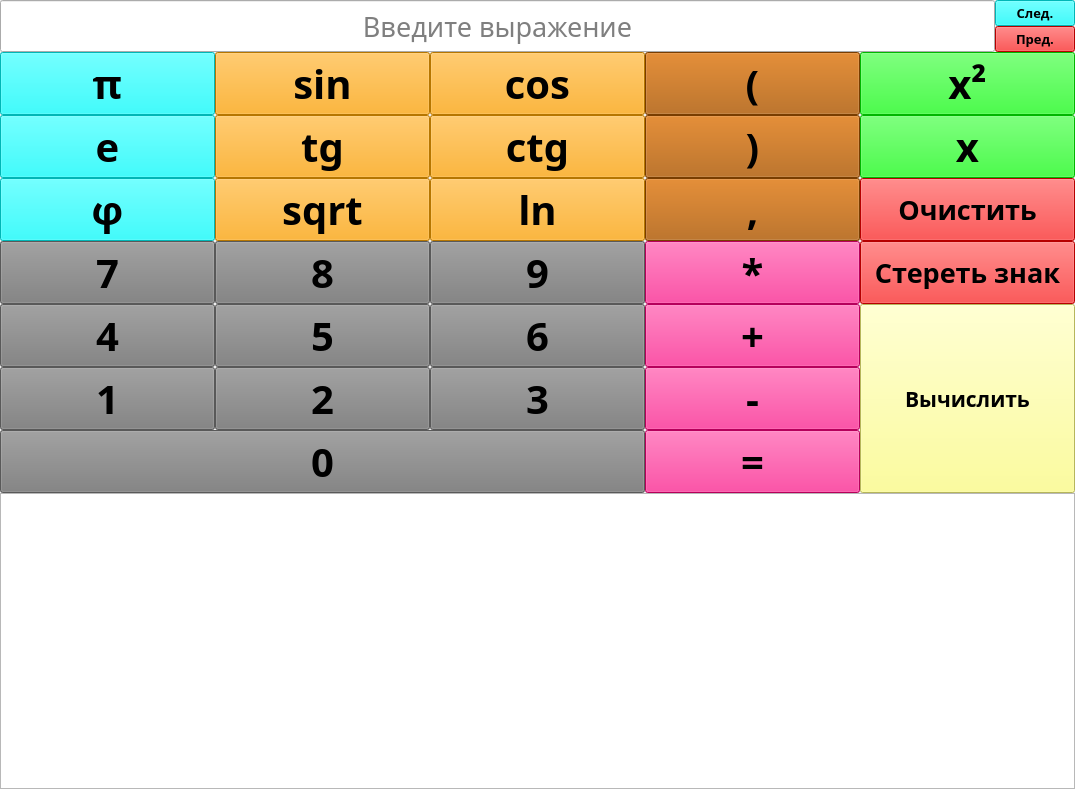
<?xml version="1.0" encoding="UTF-8"?>
<ui version="4.0">
 <class>MainWindow</class>
 <widget class="QMainWindow" name="MainWindow">
  <property name="enabled">
   <bool>true</bool>
  </property>
  <property name="geometry">
   <rect>
    <x>0</x>
    <y>0</y>
    <width>1075</width>
    <height>789</height>
   </rect>
  </property>
  <property name="sizePolicy">
   <sizepolicy hsizetype="Expanding" vsizetype="Expanding">
    <horstretch>0</horstretch>
    <verstretch>0</verstretch>
   </sizepolicy>
  </property>
  <property name="minimumSize">
   <size>
    <width>0</width>
    <height>0</height>
   </size>
  </property>
  <property name="maximumSize">
   <size>
    <width>16777215</width>
    <height>16777215</height>
   </size>
  </property>
  <property name="font">
   <font>
    <family>Trebuchet MS</family>
   </font>
  </property>
  <property name="windowTitle">
   <string>Решатель квадратных уравнений</string>
  </property>
  <property name="windowIcon">
   <iconset>
    <normaloff>../../../img/icon.png</normaloff>../../../img/icon.png</iconset>
  </property>
  <property name="tabShape">
   <enum>QTabWidget::Rounded</enum>
  </property>
  <widget class="QWidget" name="centralwidget">
   <property name="sizePolicy">
    <sizepolicy hsizetype="Expanding" vsizetype="Expanding">
     <horstretch>0</horstretch>
     <verstretch>0</verstretch>
    </sizepolicy>
   </property>
   <layout class="QGridLayout" name="gridLayout">
    <property name="leftMargin">
     <number>0</number>
    </property>
    <property name="topMargin">
     <number>0</number>
    </property>
    <property name="rightMargin">
     <number>0</number>
    </property>
    <property name="bottomMargin">
     <number>0</number>
    </property>
    <property name="spacing">
     <number>0</number>
    </property>
    <item row="0" column="0">
     <layout class="QVBoxLayout" name="verticalLayout_7">
      <property name="spacing">
       <number>0</number>
      </property>
      <item>
       <layout class="QHBoxLayout" name="horizontalLayout_3">
        <property name="spacing">
         <number>0</number>
        </property>
        <item>
         <widget class="QLineEdit" name="inputField">
          <property name="sizePolicy">
           <sizepolicy hsizetype="Expanding" vsizetype="Minimum">
            <horstretch>0</horstretch>
            <verstretch>0</verstretch>
           </sizepolicy>
          </property>
          <property name="font">
           <font>
            <pointsize>20</pointsize>
           </font>
          </property>
          <property name="focusPolicy">
           <enum>Qt::NoFocus</enum>
          </property>
          <property name="alignment">
           <set>Qt::AlignCenter</set>
          </property>
          <property name="placeholderText">
           <string>Введите выражение</string>
          </property>
         </widget>
        </item>
        <item>
         <layout class="QVBoxLayout" name="verticalLayout_9">
          <property name="spacing">
           <number>0</number>
          </property>
          <item>
           <widget class="QPushButton" name="nextButton">
            <property name="sizePolicy">
             <sizepolicy hsizetype="Minimum" vsizetype="Minimum">
              <horstretch>0</horstretch>
              <verstretch>0</verstretch>
             </sizepolicy>
            </property>
            <property name="font">
             <font>
              <pointsize>10</pointsize>
              <weight>75</weight>
              <bold>true</bold>
             </font>
            </property>
            <property name="styleSheet">
             <string notr="true">background-color: rgb(0, 255, 255);</string>
            </property>
            <property name="text">
             <string>След.</string>
            </property>
           </widget>
          </item>
          <item>
           <widget class="QPushButton" name="previousButton">
            <property name="sizePolicy">
             <sizepolicy hsizetype="Minimum" vsizetype="Minimum">
              <horstretch>0</horstretch>
              <verstretch>0</verstretch>
             </sizepolicy>
            </property>
            <property name="font">
             <font>
              <pointsize>10</pointsize>
              <weight>75</weight>
              <bold>true</bold>
             </font>
            </property>
            <property name="styleSheet">
             <string notr="true">background-color: rgb(255, 0, 0);</string>
            </property>
            <property name="text">
             <string>Пред.</string>
            </property>
           </widget>
          </item>
         </layout>
        </item>
       </layout>
      </item>
      <item>
       <layout class="QGridLayout" name="gridLayout_2">
        <property name="spacing">
         <number>0</number>
        </property>
        <item row="11" column="1">
         <widget class="QPushButton" name="sqrtButton">
          <property name="sizePolicy">
           <sizepolicy hsizetype="Expanding" vsizetype="Minimum">
            <horstretch>0</horstretch>
            <verstretch>0</verstretch>
           </sizepolicy>
          </property>
          <property name="font">
           <font>
            <pointsize>30</pointsize>
            <weight>75</weight>
            <bold>true</bold>
           </font>
          </property>
          <property name="styleSheet">
           <string notr="true">background-color: rgb(255, 165, 0);</string>
          </property>
          <property name="text">
           <string>sqrt</string>
          </property>
         </widget>
        </item>
        <item row="6" column="0">
         <widget class="QPushButton" name="eButton">
          <property name="sizePolicy">
           <sizepolicy hsizetype="Expanding" vsizetype="Minimum">
            <horstretch>0</horstretch>
            <verstretch>0</verstretch>
           </sizepolicy>
          </property>
          <property name="font">
           <font>
            <pointsize>30</pointsize>
            <weight>75</weight>
            <bold>true</bold>
           </font>
          </property>
          <property name="styleSheet">
           <string notr="true">background-color: rgb(0, 255, 255);</string>
          </property>
          <property name="text">
           <string>e</string>
          </property>
         </widget>
        </item>
        <item row="21" column="3">
         <widget class="QPushButton" name="equalsButton">
          <property name="sizePolicy">
           <sizepolicy hsizetype="Minimum" vsizetype="Expanding">
            <horstretch>0</horstretch>
            <verstretch>0</verstretch>
           </sizepolicy>
          </property>
          <property name="font">
           <font>
            <pointsize>30</pointsize>
            <weight>75</weight>
            <bold>true</bold>
           </font>
          </property>
          <property name="styleSheet">
           <string notr="true">background-color: rgb(255, 0, 127);</string>
          </property>
          <property name="text">
           <string>=</string>
          </property>
         </widget>
        </item>
        <item row="6" column="3">
         <widget class="QPushButton" name="rightBracketButton">
          <property name="sizePolicy">
           <sizepolicy hsizetype="Expanding" vsizetype="Minimum">
            <horstretch>0</horstretch>
            <verstretch>0</verstretch>
           </sizepolicy>
          </property>
          <property name="font">
           <font>
            <pointsize>30</pointsize>
            <weight>75</weight>
            <bold>true</bold>
           </font>
          </property>
          <property name="styleSheet">
           <string notr="true">background-color: rgb(170, 85, 0);</string>
          </property>
          <property name="text">
           <string>)</string>
          </property>
         </widget>
        </item>
        <item row="17" column="3">
         <widget class="QPushButton" name="plusButton">
          <property name="sizePolicy">
           <sizepolicy hsizetype="Minimum" vsizetype="Expanding">
            <horstretch>0</horstretch>
            <verstretch>0</verstretch>
           </sizepolicy>
          </property>
          <property name="font">
           <font>
            <pointsize>30</pointsize>
            <weight>75</weight>
            <bold>true</bold>
           </font>
          </property>
          <property name="styleSheet">
           <string notr="true">background-color: rgb(255, 0, 127);</string>
          </property>
          <property name="text">
           <string>+</string>
          </property>
         </widget>
        </item>
        <item row="20" column="2">
         <widget class="QPushButton" name="number3Button">
          <property name="sizePolicy">
           <sizepolicy hsizetype="Minimum" vsizetype="Expanding">
            <horstretch>0</horstretch>
            <verstretch>0</verstretch>
           </sizepolicy>
          </property>
          <property name="font">
           <font>
            <pointsize>30</pointsize>
            <weight>75</weight>
            <bold>true</bold>
           </font>
          </property>
          <property name="styleSheet">
           <string notr="true">background-color: rgb(125, 125, 125);</string>
          </property>
          <property name="text">
           <string>3</string>
          </property>
         </widget>
        </item>
        <item row="20" column="1">
         <widget class="QPushButton" name="number2Button">
          <property name="sizePolicy">
           <sizepolicy hsizetype="Minimum" vsizetype="Expanding">
            <horstretch>0</horstretch>
            <verstretch>0</verstretch>
           </sizepolicy>
          </property>
          <property name="font">
           <font>
            <pointsize>30</pointsize>
            <weight>75</weight>
            <bold>true</bold>
           </font>
          </property>
          <property name="styleSheet">
           <string notr="true">background-color: rgb(125, 125, 125);</string>
          </property>
          <property name="text">
           <string>2</string>
          </property>
         </widget>
        </item>
        <item row="17" column="0">
         <widget class="QPushButton" name="number4Button">
          <property name="sizePolicy">
           <sizepolicy hsizetype="Minimum" vsizetype="Expanding">
            <horstretch>0</horstretch>
            <verstretch>0</verstretch>
           </sizepolicy>
          </property>
          <property name="font">
           <font>
            <pointsize>30</pointsize>
            <weight>75</weight>
            <bold>true</bold>
           </font>
          </property>
          <property name="styleSheet">
           <string notr="true">background-color: rgb(125, 125, 125);</string>
          </property>
          <property name="text">
           <string>4</string>
          </property>
         </widget>
        </item>
        <item row="6" column="4">
         <widget class="QPushButton" name="xButton">
          <property name="sizePolicy">
           <sizepolicy hsizetype="Minimum" vsizetype="Expanding">
            <horstretch>0</horstretch>
            <verstretch>0</verstretch>
           </sizepolicy>
          </property>
          <property name="font">
           <font>
            <pointsize>30</pointsize>
            <weight>75</weight>
            <bold>true</bold>
           </font>
          </property>
          <property name="styleSheet">
           <string notr="true">background-color: rgb(0, 255, 0);</string>
          </property>
          <property name="text">
           <string>x</string>
          </property>
         </widget>
        </item>
        <item row="2" column="4">
         <widget class="QPushButton" name="xSquaredButton">
          <property name="sizePolicy">
           <sizepolicy hsizetype="Minimum" vsizetype="Expanding">
            <horstretch>0</horstretch>
            <verstretch>0</verstretch>
           </sizepolicy>
          </property>
          <property name="font">
           <font>
            <pointsize>30</pointsize>
            <weight>75</weight>
            <bold>true</bold>
           </font>
          </property>
          <property name="styleSheet">
           <string notr="true">background-color: rgb(0, 255, 0);</string>
          </property>
          <property name="text">
           <string>x²</string>
          </property>
         </widget>
        </item>
        <item row="16" column="0">
         <widget class="QPushButton" name="number7Button">
          <property name="sizePolicy">
           <sizepolicy hsizetype="Minimum" vsizetype="Expanding">
            <horstretch>0</horstretch>
            <verstretch>0</verstretch>
           </sizepolicy>
          </property>
          <property name="font">
           <font>
            <pointsize>30</pointsize>
            <weight>75</weight>
            <bold>true</bold>
           </font>
          </property>
          <property name="styleSheet">
           <string notr="true">background-color: rgb(125, 125, 125);</string>
          </property>
          <property name="text">
           <string>7</string>
          </property>
         </widget>
        </item>
        <item row="20" column="3">
         <widget class="QPushButton" name="minusButton">
          <property name="sizePolicy">
           <sizepolicy hsizetype="Minimum" vsizetype="Expanding">
            <horstretch>0</horstretch>
            <verstretch>0</verstretch>
           </sizepolicy>
          </property>
          <property name="font">
           <font>
            <pointsize>30</pointsize>
            <weight>75</weight>
            <bold>true</bold>
           </font>
          </property>
          <property name="styleSheet">
           <string notr="true">background-color: rgb(255, 0, 127);</string>
          </property>
          <property name="text">
           <string>-</string>
          </property>
         </widget>
        </item>
        <item row="16" column="3">
         <widget class="QPushButton" name="multiplyButton">
          <property name="sizePolicy">
           <sizepolicy hsizetype="Minimum" vsizetype="Expanding">
            <horstretch>0</horstretch>
            <verstretch>0</verstretch>
           </sizepolicy>
          </property>
          <property name="font">
           <font>
            <pointsize>30</pointsize>
            <weight>75</weight>
            <bold>true</bold>
           </font>
          </property>
          <property name="styleSheet">
           <string notr="true">background-color: rgb(255, 0, 127);</string>
          </property>
          <property name="text">
           <string>*</string>
          </property>
         </widget>
        </item>
        <item row="16" column="4">
         <widget class="QPushButton" name="deleteButton">
          <property name="sizePolicy">
           <sizepolicy hsizetype="Minimum" vsizetype="Expanding">
            <horstretch>0</horstretch>
            <verstretch>0</verstretch>
           </sizepolicy>
          </property>
          <property name="font">
           <font>
            <pointsize>20</pointsize>
            <weight>75</weight>
            <bold>true</bold>
           </font>
          </property>
          <property name="styleSheet">
           <string notr="true">background-color: rgb(255, 0, 0);</string>
          </property>
          <property name="text">
           <string>Стереть знак</string>
          </property>
         </widget>
        </item>
        <item row="11" column="4">
         <widget class="QPushButton" name="clearButton">
          <property name="sizePolicy">
           <sizepolicy hsizetype="Minimum" vsizetype="Expanding">
            <horstretch>0</horstretch>
            <verstretch>0</verstretch>
           </sizepolicy>
          </property>
          <property name="font">
           <font>
            <pointsize>20</pointsize>
            <weight>75</weight>
            <bold>true</bold>
           </font>
          </property>
          <property name="styleSheet">
           <string notr="true">background-color: rgb(255, 0, 0);</string>
          </property>
          <property name="text">
           <string>Очистить</string>
          </property>
         </widget>
        </item>
        <item row="16" column="1">
         <widget class="QPushButton" name="number8Button">
          <property name="sizePolicy">
           <sizepolicy hsizetype="Minimum" vsizetype="Expanding">
            <horstretch>0</horstretch>
            <verstretch>0</verstretch>
           </sizepolicy>
          </property>
          <property name="font">
           <font>
            <pointsize>30</pointsize>
            <weight>75</weight>
            <bold>true</bold>
           </font>
          </property>
          <property name="styleSheet">
           <string notr="true">background-color: rgb(125, 125, 125);</string>
          </property>
          <property name="text">
           <string>8</string>
          </property>
         </widget>
        </item>
        <item row="17" column="4" rowspan="5">
         <widget class="QPushButton" name="calculateButton">
          <property name="enabled">
           <bool>true</bool>
          </property>
          <property name="sizePolicy">
           <sizepolicy hsizetype="Expanding" vsizetype="Minimum">
            <horstretch>0</horstretch>
            <verstretch>0</verstretch>
           </sizepolicy>
          </property>
          <property name="font">
           <font>
            <pointsize>16</pointsize>
            <weight>75</weight>
            <italic>false</italic>
            <bold>true</bold>
            <underline>false</underline>
            <strikeout>false</strikeout>
            <kerning>true</kerning>
           </font>
          </property>
          <property name="acceptDrops">
           <bool>false</bool>
          </property>
          <property name="layoutDirection">
           <enum>Qt::LeftToRight</enum>
          </property>
          <property name="autoFillBackground">
           <bool>false</bool>
          </property>
          <property name="styleSheet">
           <string notr="true">background-color: rgb(255, 255, 127);
</string>
          </property>
          <property name="text">
           <string>Вычислить</string>
          </property>
          <property name="autoDefault">
           <bool>false</bool>
          </property>
          <property name="default">
           <bool>false</bool>
          </property>
          <property name="flat">
           <bool>false</bool>
          </property>
         </widget>
        </item>
        <item row="20" column="0">
         <widget class="QPushButton" name="number1Button">
          <property name="sizePolicy">
           <sizepolicy hsizetype="Minimum" vsizetype="Expanding">
            <horstretch>0</horstretch>
            <verstretch>0</verstretch>
           </sizepolicy>
          </property>
          <property name="font">
           <font>
            <pointsize>30</pointsize>
            <weight>75</weight>
            <bold>true</bold>
           </font>
          </property>
          <property name="styleSheet">
           <string notr="true">background-color: rgb(125, 125, 125);</string>
          </property>
          <property name="text">
           <string>1</string>
          </property>
         </widget>
        </item>
        <item row="2" column="2">
         <widget class="QPushButton" name="cosButton">
          <property name="sizePolicy">
           <sizepolicy hsizetype="Expanding" vsizetype="Minimum">
            <horstretch>0</horstretch>
            <verstretch>0</verstretch>
           </sizepolicy>
          </property>
          <property name="font">
           <font>
            <pointsize>30</pointsize>
            <weight>75</weight>
            <bold>true</bold>
           </font>
          </property>
          <property name="styleSheet">
           <string notr="true">background-color: rgb(255, 165, 0);</string>
          </property>
          <property name="text">
           <string>cos</string>
          </property>
         </widget>
        </item>
        <item row="17" column="1">
         <widget class="QPushButton" name="number5Button">
          <property name="sizePolicy">
           <sizepolicy hsizetype="Minimum" vsizetype="Expanding">
            <horstretch>0</horstretch>
            <verstretch>0</verstretch>
           </sizepolicy>
          </property>
          <property name="font">
           <font>
            <pointsize>30</pointsize>
            <weight>75</weight>
            <bold>true</bold>
           </font>
          </property>
          <property name="styleSheet">
           <string notr="true">background-color: rgb(125, 125, 125);</string>
          </property>
          <property name="text">
           <string>5</string>
          </property>
         </widget>
        </item>
        <item row="2" column="0">
         <widget class="QPushButton" name="piButton">
          <property name="sizePolicy">
           <sizepolicy hsizetype="Expanding" vsizetype="Minimum">
            <horstretch>0</horstretch>
            <verstretch>0</verstretch>
           </sizepolicy>
          </property>
          <property name="font">
           <font>
            <family>Trebuchet MS</family>
            <pointsize>30</pointsize>
            <weight>75</weight>
            <bold>true</bold>
           </font>
          </property>
          <property name="styleSheet">
           <string notr="true">background-color: rgb(0, 255, 255);</string>
          </property>
          <property name="text">
           <string>π</string>
          </property>
         </widget>
        </item>
        <item row="11" column="0">
         <widget class="QPushButton" name="phiButton">
          <property name="sizePolicy">
           <sizepolicy hsizetype="Expanding" vsizetype="Minimum">
            <horstretch>0</horstretch>
            <verstretch>0</verstretch>
           </sizepolicy>
          </property>
          <property name="font">
           <font>
            <pointsize>30</pointsize>
            <weight>75</weight>
            <bold>true</bold>
           </font>
          </property>
          <property name="styleSheet">
           <string notr="true">background-color: rgb(0, 255, 255);</string>
          </property>
          <property name="text">
           <string>φ</string>
          </property>
         </widget>
        </item>
        <item row="6" column="2">
         <widget class="QPushButton" name="ctgButton">
          <property name="sizePolicy">
           <sizepolicy hsizetype="Expanding" vsizetype="Minimum">
            <horstretch>0</horstretch>
            <verstretch>0</verstretch>
           </sizepolicy>
          </property>
          <property name="font">
           <font>
            <pointsize>30</pointsize>
            <weight>75</weight>
            <bold>true</bold>
           </font>
          </property>
          <property name="styleSheet">
           <string notr="true">background-color: rgb(255, 165, 0);</string>
          </property>
          <property name="text">
           <string>ctg</string>
          </property>
         </widget>
        </item>
        <item row="2" column="1">
         <widget class="QPushButton" name="sinButton">
          <property name="sizePolicy">
           <sizepolicy hsizetype="Expanding" vsizetype="Minimum">
            <horstretch>0</horstretch>
            <verstretch>0</verstretch>
           </sizepolicy>
          </property>
          <property name="font">
           <font>
            <pointsize>30</pointsize>
            <weight>75</weight>
            <bold>true</bold>
           </font>
          </property>
          <property name="styleSheet">
           <string notr="true">background-color: rgb(255, 165, 0);</string>
          </property>
          <property name="text">
           <string>sin</string>
          </property>
         </widget>
        </item>
        <item row="6" column="1">
         <widget class="QPushButton" name="tgButton">
          <property name="sizePolicy">
           <sizepolicy hsizetype="Expanding" vsizetype="Minimum">
            <horstretch>0</horstretch>
            <verstretch>0</verstretch>
           </sizepolicy>
          </property>
          <property name="font">
           <font>
            <pointsize>30</pointsize>
            <weight>75</weight>
            <bold>true</bold>
           </font>
          </property>
          <property name="styleSheet">
           <string notr="true">background-color: rgb(255, 165, 0);</string>
          </property>
          <property name="text">
           <string>tg</string>
          </property>
         </widget>
        </item>
        <item row="17" column="2">
         <widget class="QPushButton" name="number6Button">
          <property name="sizePolicy">
           <sizepolicy hsizetype="Minimum" vsizetype="Expanding">
            <horstretch>0</horstretch>
            <verstretch>0</verstretch>
           </sizepolicy>
          </property>
          <property name="font">
           <font>
            <pointsize>30</pointsize>
            <weight>75</weight>
            <bold>true</bold>
           </font>
          </property>
          <property name="styleSheet">
           <string notr="true">background-color: rgb(125, 125, 125);</string>
          </property>
          <property name="text">
           <string>6</string>
          </property>
         </widget>
        </item>
        <item row="16" column="2">
         <widget class="QPushButton" name="number9Button">
          <property name="sizePolicy">
           <sizepolicy hsizetype="Minimum" vsizetype="Expanding">
            <horstretch>0</horstretch>
            <verstretch>0</verstretch>
           </sizepolicy>
          </property>
          <property name="font">
           <font>
            <pointsize>30</pointsize>
            <weight>75</weight>
            <bold>true</bold>
           </font>
          </property>
          <property name="styleSheet">
           <string notr="true">background-color: rgb(125, 125, 125);</string>
          </property>
          <property name="text">
           <string>9</string>
          </property>
         </widget>
        </item>
        <item row="11" column="2">
         <widget class="QPushButton" name="lnButton">
          <property name="sizePolicy">
           <sizepolicy hsizetype="Expanding" vsizetype="Minimum">
            <horstretch>0</horstretch>
            <verstretch>0</verstretch>
           </sizepolicy>
          </property>
          <property name="font">
           <font>
            <pointsize>30</pointsize>
            <weight>75</weight>
            <bold>true</bold>
           </font>
          </property>
          <property name="styleSheet">
           <string notr="true">background-color: rgb(255, 165, 0);</string>
          </property>
          <property name="text">
           <string>ln</string>
          </property>
         </widget>
        </item>
        <item row="2" column="3">
         <widget class="QPushButton" name="leftBracketButton">
          <property name="sizePolicy">
           <sizepolicy hsizetype="Expanding" vsizetype="Minimum">
            <horstretch>0</horstretch>
            <verstretch>0</verstretch>
           </sizepolicy>
          </property>
          <property name="font">
           <font>
            <pointsize>30</pointsize>
            <weight>75</weight>
            <bold>true</bold>
           </font>
          </property>
          <property name="styleSheet">
           <string notr="true">background-color: rgb(170, 85, 0);</string>
          </property>
          <property name="text">
           <string>(</string>
          </property>
         </widget>
        </item>
        <item row="11" column="3">
         <widget class="QPushButton" name="commaButton">
          <property name="sizePolicy">
           <sizepolicy hsizetype="Minimum" vsizetype="Expanding">
            <horstretch>0</horstretch>
            <verstretch>0</verstretch>
           </sizepolicy>
          </property>
          <property name="font">
           <font>
            <pointsize>30</pointsize>
            <weight>75</weight>
            <bold>true</bold>
           </font>
          </property>
          <property name="styleSheet">
           <string notr="true">background-color: rgb(170, 85, 0);</string>
          </property>
          <property name="text">
           <string>,</string>
          </property>
         </widget>
        </item>
        <item row="21" column="0" colspan="3">
         <widget class="QPushButton" name="number0Button">
          <property name="sizePolicy">
           <sizepolicy hsizetype="Minimum" vsizetype="Expanding">
            <horstretch>0</horstretch>
            <verstretch>0</verstretch>
           </sizepolicy>
          </property>
          <property name="font">
           <font>
            <pointsize>30</pointsize>
            <weight>75</weight>
            <bold>true</bold>
           </font>
          </property>
          <property name="styleSheet">
           <string notr="true">background-color: rgb(125, 125, 125);</string>
          </property>
          <property name="text">
           <string>0</string>
          </property>
         </widget>
        </item>
       </layout>
      </item>
      <item>
       <widget class="QTextBrowser" name="outputField">
        <property name="enabled">
         <bool>true</bool>
        </property>
        <property name="font">
         <font>
          <pointsize>20</pointsize>
         </font>
        </property>
       </widget>
      </item>
     </layout>
    </item>
   </layout>
  </widget>
 </widget>
 <resources/>
 <connections/>
</ui>
